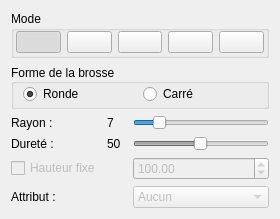
       <widget class="QWidget" name="tab_5">
        <attribute name="title">
         <string>Hauteur</string>
        </attribute>
        <layout class="QVBoxLayout" name="verticalLayout_2">
         <item>
          <widget class="QGroupBox" name="groupBox">
           <property name="title">
            <string>Mode</string>
           </property>
           <layout class="QHBoxLayout" name="horizontalLayout_4">
            <property name="leftMargin">
             <number>2</number>
            </property>
            <property name="topMargin">
             <number>0</number>
            </property>
            <property name="rightMargin">
             <number>2</number>
            </property>
            <property name="bottomMargin">
             <number>2</number>
            </property>
            <item>
             <widget class="QPushButton" name="checkTerrainBrush1">
              <property name="text">
               <string/>
              </property>
              <property name="icon">
               <iconset resource="MainFrame.qrc">
                <normaloff>:/MainFrame/Resources/terrain_1.png</normaloff>:/MainFrame/Resources/terrain_1.png</iconset>
              </property>
              <property name="iconSize">
               <size>
                <width>24</width>
                <height>24</height>
               </size>
              </property>
              <property name="checkable">
               <bool>true</bool>
              </property>
              <property name="checked">
               <bool>true</bool>
              </property>
              <property name="autoExclusive">
               <bool>true</bool>
              </property>
             </widget>
            </item>
            <item>
             <widget class="QPushButton" name="checkTerrainBrush2">
              <property name="text">
               <string/>
              </property>
              <property name="icon">
               <iconset resource="MainFrame.qrc">
                <normaloff>:/MainFrame/Resources/terrain_2.png</normaloff>:/MainFrame/Resources/terrain_2.png</iconset>
              </property>
              <property name="iconSize">
               <size>
                <width>24</width>
                <height>24</height>
               </size>
              </property>
              <property name="checkable">
               <bool>true</bool>
              </property>
              <property name="autoExclusive">
               <bool>true</bool>
              </property>
             </widget>
            </item>
            <item>
             <widget class="QPushButton" name="checkTerrainBrush3">
              <property name="text">
               <string/>
              </property>
              <property name="icon">
               <iconset resource="MainFrame.qrc">
                <normaloff>:/MainFrame/Resources/terrain_3.png</normaloff>:/MainFrame/Resources/terrain_3.png</iconset>
              </property>
              <property name="iconSize">
               <size>
                <width>24</width>
                <height>24</height>
               </size>
              </property>
              <property name="checkable">
               <bool>true</bool>
              </property>
              <property name="autoExclusive">
               <bool>true</bool>
              </property>
             </widget>
            </item>
            <item>
             <widget class="QPushButton" name="checkTerrainBrush4">
              <property name="text">
               <string/>
              </property>
              <property name="icon">
               <iconset resource="MainFrame.qrc">
                <normaloff>:/MainFrame/Resources/terrain_4.png</normaloff>:/MainFrame/Resources/terrain_4.png</iconset>
              </property>
              <property name="iconSize">
               <size>
                <width>24</width>
                <height>24</height>
               </size>
              </property>
              <property name="checkable">
               <bool>true</bool>
              </property>
              <property name="autoExclusive">
               <bool>true</bool>
              </property>
             </widget>
            </item>
            <item>
             <widget class="QPushButton" name="checkTerrainBrush5">
              <property name="text">
               <string/>
              </property>
              <property name="icon">
               <iconset resource="MainFrame.qrc">
                <normaloff>:/MainFrame/Resources/terrain_5.png</normaloff>:/MainFrame/Resources/terrain_5.png</iconset>
              </property>
              <property name="iconSize">
               <size>
                <width>24</width>
                <height>24</height>
               </size>
              </property>
              <property name="checkable">
               <bool>true</bool>
              </property>
              <property name="autoExclusive">
               <bool>true</bool>
              </property>
             </widget>
            </item>
           </layout>
          </widget>
         </item>
         <item>
          <widget class="QGroupBox" name="groupBox_2">
           <property name="title">
            <string>Forme de la brosse</string>
           </property>
           <property name="alignment">
            <set>Qt::AlignLeading|Qt::AlignLeft|Qt::AlignVCenter</set>
           </property>
           <property name="flat">
            <bool>false</bool>
           </property>
           <property name="checkable">
            <bool>false</bool>
           </property>
           <layout class="QHBoxLayout" name="horizontalLayout_3">
            <property name="topMargin">
             <number>0</number>
            </property>
            <property name="bottomMargin">
             <number>2</number>
            </property>
            <item>
             <widget class="QRadioButton" name="checkTerrainRoundedBrush">
              <property name="text">
               <string>Ronde</string>
              </property>
              <property name="checked">
               <bool>true</bool>
              </property>
             </widget>
            </item>
            <item>
             <widget class="QRadioButton" name="checkTerrainSquaredBrush">
              <property name="text">
               <string>Carré</string>
              </property>
             </widget>
            </item>
           </layout>
          </widget>
         </item>
         <item>
          <layout class="QGridLayout" name="gridLayout_3">
           <item row="0" column="0">
            <widget class="QLabel" name="label_16">
             <property name="text">
              <string>Rayon :</string>
             </property>
            </widget>
           </item>
           <item row="0" column="1">
            <widget class="QLabel" name="label_17">
             <property name="minimumSize">
              <size>
               <width>20</width>
               <height>0</height>
              </size>
             </property>
             <property name="text">
              <string>7</string>
             </property>
            </widget>
           </item>
           <item row="0" column="2">
            <widget class="QSlider" name="editTerrainHeightRadius">
             <property name="minimum">
              <number>1</number>
             </property>
             <property name="maximum">
              <number>40</number>
             </property>
             <property name="value">
              <number>7</number>
             </property>
             <property name="orientation">
              <enum>Qt::Horizontal</enum>
             </property>
            </widget>
           </item>
           <item row="1" column="2">
            <widget class="QSlider" name="editTerrainHeightHardness">
             <property name="enabled">
              <bool>false</bool>
             </property>
             <property name="minimum">
              <number>1</number>
             </property>
             <property name="maximum">
              <number>100</number>
             </property>
             <property name="value">
              <number>50</number>
             </property>
             <property name="orientation">
              <enum>Qt::Horizontal</enum>
             </property>
            </widget>
           </item>
           <item row="2" column="0">
            <widget class="QCheckBox" name="editCheckTerrainFixedHeight">
             <property name="enabled">
              <bool>false</bool>
             </property>
             <property name="text">
              <string>Hauteur fixe</string>
             </property>
            </widget>
           </item>
           <item row="1" column="1">
            <widget class="QLabel" name="label_19">
             <property name="text">
              <string>50</string>
             </property>
            </widget>
           </item>
           <item row="1" column="0">
            <widget class="QLabel" name="label_18">
             <property name="text">
              <string>Dureté :</string>
             </property>
            </widget>
           </item>
           <item row="3" column="0">
            <widget class="QLabel" name="label_20">
             <property name="text">
              <string>Attribut :</string>
             </property>
            </widget>
           </item>
           <item row="2" column="2">
            <widget class="QDoubleSpinBox" name="editTerrainFixedHeight">
             <property name="enabled">
              <bool>false</bool>
             </property>
             <property name="maximum">
              <double>999.000000000000000</double>
             </property>
             <property name="value">
              <double>100.000000000000000</double>
             </property>
            </widget>
           </item>
           <item row="3" column="2">
            <widget class="QComboBox" name="editTerrainHeightAttribute">
             <property name="enabled">
              <bool>false</bool>
             </property>
             <item>
              <property name="text">
               <string>Aucun</string>
              </property>
             </item>
             <item>
              <property name="text">
               <string>Pas de marche</string>
              </property>
             </item>
             <item>
              <property name="text">
               <string>Pas de vol</string>
              </property>
             </item>
             <item>
              <property name="text">
               <string>Pas de mouvement</string>
              </property>
             </item>
             <item>
              <property name="text">
               <string>Mourir</string>
              </property>
             </item>
            </widget>
           </item>
          </layout>
         </item>
        </layout>
       </widget>
